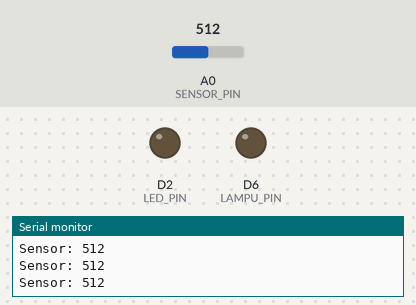
Bench run of a sketch on a simulated ESP8266 (NodeMCU). Parts: output pins drawn as LEDs (lit = HIGH), the last lines printed to the serial monitor. Inputs (shaded band) come from the test bench; at power-on: A0 (SENSOR_PIN) = 512. WiFi joins after 1.5 s; servers stay silent unless stated.

Above: at 3.0 s.
3.1 s: A0 (SENSOR_PIN) set to 940
At 4.3 s:
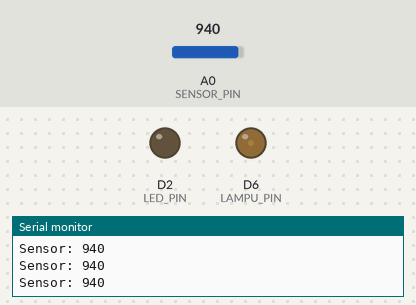
4.6 s: A0 (SENSOR_PIN) set to 1023
At 5.8 s:
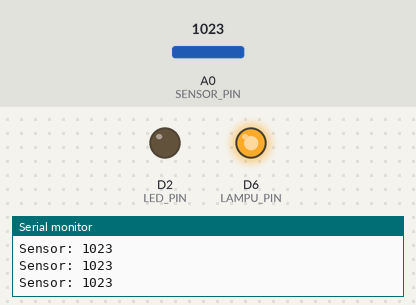
6.1 s: A0 (SENSOR_PIN) set to 920
At 7.0 s:
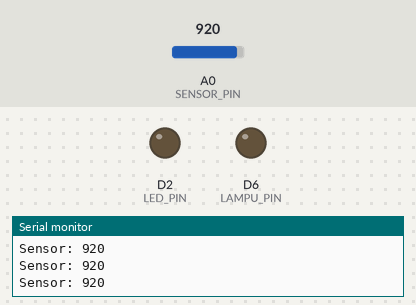
Timing chart, 0 to 9.1 s (numbered marks = the images above; inputs shaded):
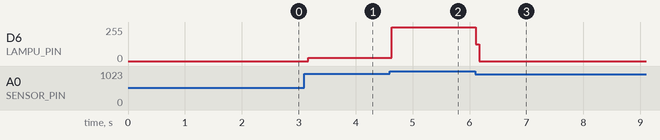

Measured:
- after the input at 3.1 s, D6 (LAMPU_PIN): 0/255 → 24/255 after 0.06 s
- after the input at 4.6 s, D6 (LAMPU_PIN): 24/255 → 255/255 at once
- after the input at 6.1 s, D6 (LAMPU_PIN): 255/255 → 125/255 at once, → 0/255 0.06 s later

The sketch:

gabungan.ino
```cpp
#define BLYNK_TEMPLATE_ID "TMPL6nzk2OdQ3"
#define BLYNK_TEMPLATE_NAME "Automatic Light Project"
#define BLYNK_AUTH_TOKEN "ok3B8ZZpSKeFlO-_o3KOTh-zPFbBNnH9"

#include <ESP8266WiFi.h>
#include <BlynkSimpleEsp8266.h>
#include <IRremoteESP8266.h>
#include <IRrecv.h>
#include <IRutils.h>

#define IR_RECEIVE_PIN D5
#define LED_PIN D2
#define LAMPU_PIN D6
#define SENSOR_PIN A0

// KODE HEX REMOTE
unsigned long kodeManualON  = 0x45;
unsigned long kodeManualOFF = 0x46;

// SET MODE
enum Mode { OTOMATIS, MANUAL };
Mode modeSekarang = OTOMATIS;

// NILAI BATAS TERANG & GELAP
int batasTerang = 930;
int batasGelap  = 1022;

char ssid[] = "Redmi Note 7";
char pass[] = "kucinglompat";

// SET IR Remote
IRrecv irrecv(IR_RECEIVE_PIN);
decode_results results;

// SET STATUS
int lastStatusLampu = -1;


void setup() {
  Serial.begin(115200);

  pinMode(LED_PIN, OUTPUT);
  pinMode(LAMPU_PIN, OUTPUT);

  digitalWrite(LED_PIN, LOW);
  analogWriteRange(1023);

  irrecv.enableIRIn();
  Blynk.begin(BLYNK_AUTH_TOKEN, ssid, pass);

  Serial.println("Sistem aktif dalam Mode OTOMATIS");

  // Status awal mode otomatis
  Blynk.virtualWrite(V2, 1);
}

void loop() {
  Blynk.run();

  // melakukan perubahan mode
  if (irrecv.decode(&results)) {
    unsigned long kode = results.command;
    Serial.printf("Kode IR: %lx\n", kode);

    if (kode == kodeManualON) {
      modeSekarang = MANUAL;
      digitalWrite(LED_PIN, HIGH);
       Serial.println("MODE MANUAL (Remote)");

      analogWrite(LAMPU_PIN, 1023);
      lastStatusLampu = 2;
      Blynk.virtualWrite(V1, 2);
      Blynk.virtualWrite(V2, 2);
    }
    else if (kode == kodeManualOFF) {
      modeSekarang = OTOMATIS;
      digitalWrite(LED_PIN, LOW);
      Serial.println("MODE OTOMATIS (Remote)");
      Blynk.virtualWrite(V2, 1);
    }

    irrecv.resume();
  }

  // MODE OTOMATIS
  if (modeSekarang == OTOMATIS) {

    int nilai = bacaSensor();
    Serial.printf("Sensor: %d\n", nilai);
    Blynk.virtualWrite(V0, nilai);
    int pwm = 0;
    int statusLampu = 0;

    if (nilai >= batasGelap) {            // >= supaya 1023 masuk
      pwm = 1023;                          // pastikan maksimal
      statusLampu = 2;
}
    else if (nilai > batasTerang) {
      pwm = map(nilai, batasTerang, batasGelap-1, 0, 900);  // kurangi 1 agar map valid
      statusLampu = 1;
}
    else {
      pwm = 0;
      statusLampu = 0;
}

    analogWrite(LAMPU_PIN, pwm);
    if (statusLampu != lastStatusLampu) {
      lastStatusLampu = statusLampu;
      Blynk.virtualWrite(V1, statusLampu);
    }
  }

  //MODE MANUAL
  else {
    analogWrite(LAMPU_PIN, 1023);

    if (lastStatusLampu != 2) {
      lastStatusLampu = 2;
      Blynk.virtualWrite(V1, 2);
    }
  }
  delay(50);
}

int bacaSensor() {
  long total = 0;
  for(int i=0; i<5; i++){
    total += analogRead(SENSOR_PIN);
    delay(2);  // delay kecil supaya ADC stabil
  }
  return total / 5;
}
```
